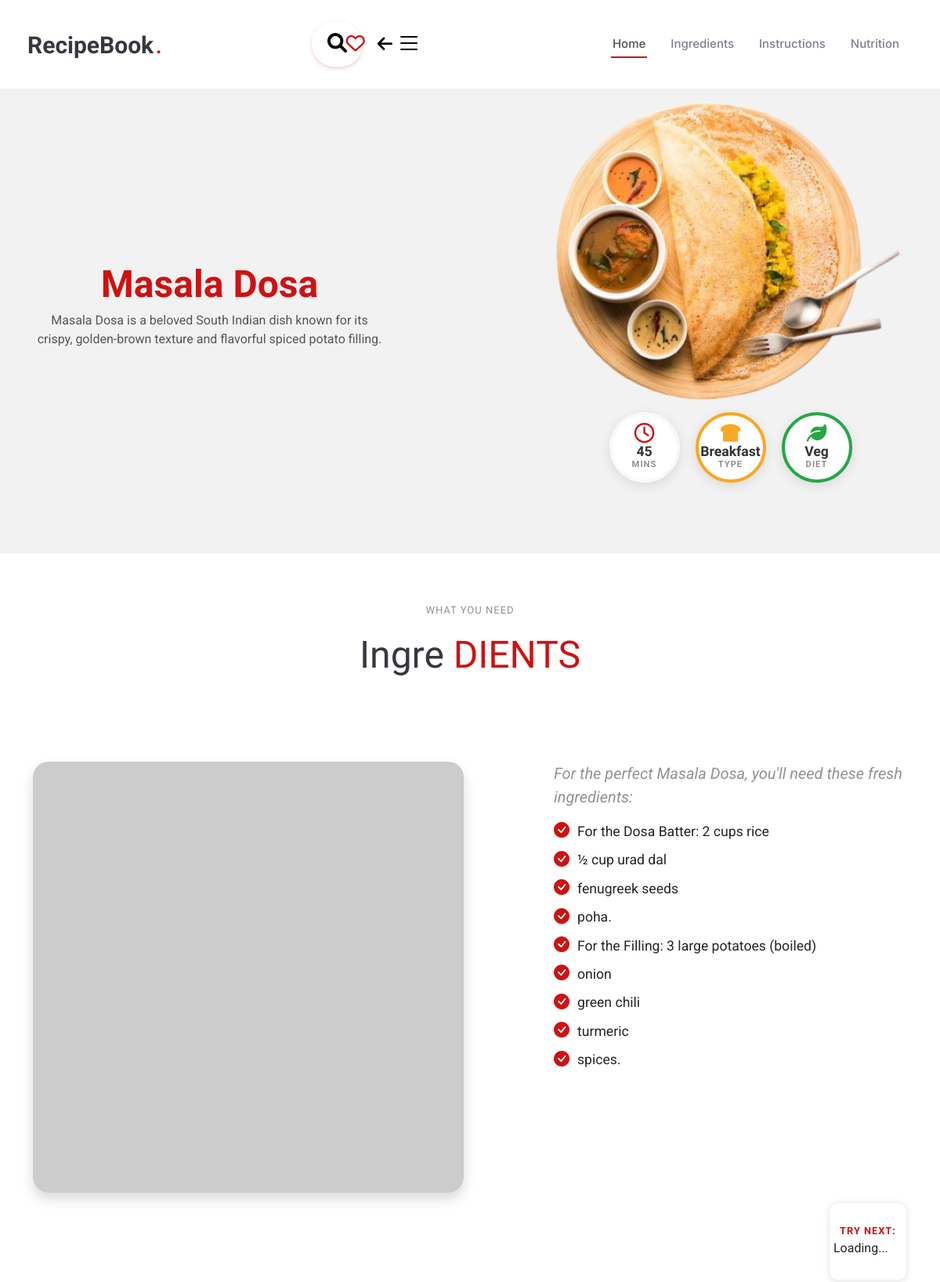
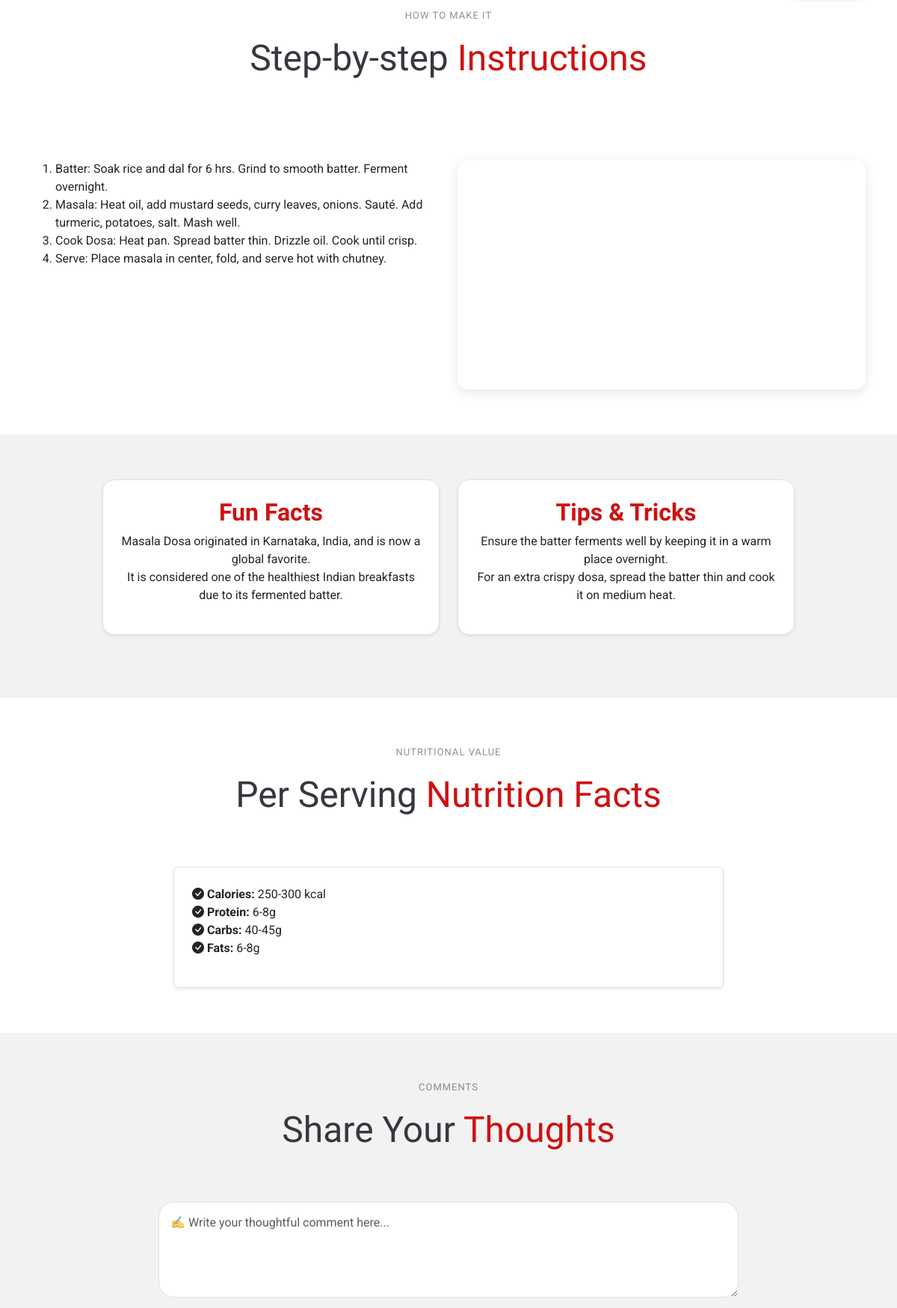
Screenshot of /recipe/masala-dosa (upper part) with the database file from the repository (2 pictures, top to bottom).
### tables this page shows
CREATE TABLE recipes (
        id INTEGER PRIMARY KEY AUTOINCREMENT,
        slug TEXT NOT NULL UNIQUE,
        title TEXT NOT NULL,
        description TEXT,
        image_url TEXT,
        video_url TEXT,
        prep_time TEXT,
        meal_type TEXT,
        category TEXT, 
        created_at DATETIME DEFAULT CURRENT_TIMESTAMP
    );

CREATE TABLE ingredients (
        id INTEGER PRIMARY KEY AUTOINCREMENT,
        recipe_id INTEGER,
        item_text TEXT,
        FOREIGN KEY(recipe_id) REFERENCES recipes(id) ON DELETE CASCADE
    );

CREATE TABLE instructions (
        id INTEGER PRIMARY KEY AUTOINCREMENT,
        recipe_id INTEGER,
        step_text TEXT,
        step_order INTEGER,
        FOREIGN KEY(recipe_id) REFERENCES recipes(id) ON DELETE CASCADE
    );

CREATE TABLE extra_info (
        id INTEGER PRIMARY KEY AUTOINCREMENT,
        recipe_id INTEGER,
        info_type TEXT, -- 'fun' or 'tip'
        content TEXT,
        FOREIGN KEY(recipe_id) REFERENCES recipes(id) ON DELETE CASCADE
    );

CREATE TABLE nutrition (
        id INTEGER PRIMARY KEY AUTOINCREMENT,
        recipe_id INTEGER,
        name TEXT,
        value_text TEXT,
        value_int INTEGER, 
        FOREIGN KEY(recipe_id) REFERENCES recipes(id) ON DELETE CASCADE
    );

### app.py (the view, shortened to what this page needs)
@app.route('/recipe/<slug>', methods=['GET', 'POST'])
def show_page(slug):
    if slug in ['ingredients', 'category', 'filtered_recipes', 'liked', 'admin', 'editor', 'about']:
        if slug == 'admin': return redirect(url_for('admin_dashboard'))
        if slug == 'editor': return redirect(url_for('editor_dashboard'))
        if slug == 'liked': return redirect(url_for('liked_recipes'))
        return render_template(f'{slug}.html')
    conn = get_db()
    cur = conn.cursor()
    cur.execute("SELECT * FROM recipes WHERE slug = ?", (slug,))
    recipe = cur.fetchone()
    if not recipe:
        conn.close()
        abort(404)
    details = get_recipe_full_data(recipe['id'])
    cur.execute("SELECT * FROM comments WHERE recipe_id = ? ORDER BY timestamp DESC", (recipe['id'],))
    comments = cur.fetchall()
    conn.close()
    recipe_data = dict(recipe)
    original_image = recipe['image_url']
    target_title = recipe['title'].lower().strip()
    image_dir = os.path.join(STATIC_DIR, 'images')
    found_image = None
    if os.path.exists(image_dir):
        for filename in os.listdir(image_dir):
            if filename.lower().endswith(('.jpg', '.jpeg', '.png', '.webp')):
                file_base = os.path.splitext(filename)[0].lower().strip()
                if file_base == target_title:
                    found_image = filename
                    break
    if found_image:
        recipe_data['image_url'] = url_for('static', filename=f'images/{found_image}')
    else:
        recipe_data['image_url'] = original_image
    return render_template('recipe_detail.html', recipe=recipe_data, original_image=original_image, ingredients=details['ingredients'], instructions=details['instructions'], nutrition=details['nutrition'], fun_facts=details['fun_facts'], tips=details['tips'], comments=comments, user=session.get('username'), is_admin=session.get('is_admin'))

### templates/recipe_detail.html (shortened to what this page needs)
<!DOCTYPE html>
<html lang="en">
<head>
  <link rel="stylesheet" href="https://cdnjs.cloudflare.com/ajax/libs/font-awesome/6.0.0/css/all.min.css">
  <link href="/static/assets/vendor/bootstrap/css/bootstrap.min.css" rel="stylesheet">
  <link href="/static/assets/vendor/bootstrap-icons/bootstrap-icons.css" rel="stylesheet">
  <link href="/static/assets/vendor/aos/aos.css" rel="stylesheet">
  <link href="/static/assets/vendor/glightbox/css/glightbox.min.css" rel="stylesheet">
  <link href="/static/assets/vendor/swiper/swiper-bundle.min.css" rel="stylesheet">
  <link href="/static/assets/css/main.css" rel="stylesheet">
  <link href="/static/styles.css" rel="stylesheet">
  <link href="/static/recipe.css" rel="stylesheet">
</head>
<body class="index-page">
  <header id="header" class="header d-flex align-items-center sticky-top">
    <div class="container">
      <div class="brand-group">
          <a href="{{ url_for('main') }}" class="logo">
            <h1 class="sitename">RecipeBook</h1>
            <span>.</span>
          </a>
      </div>
      <nav id="navmenu" class="navmenu ms-auto d-none d-xl-block">
        <ul>
          <li><a href="{{ url_for('main') }}" class="active">Home</a></li>
          <li><a href="#about">Ingredients</a></li>
          <li><a href="#menu">Instructions</a></li>
          <li><a href="#nut">Nutrition</a></li>
        </ul>
      </nav>
      <div class="header-right-group">
          <form id="searchForm">
              <button type="submit" id="searchBtn"><i class="fa-solid fa-magnifying-glass"></i></button>
          </form>
          <button id="like-button" onclick="likeRecipe()"><i class="far fa-heart"></i></button>
          <a href="{{ url_for('main') }}" class="icon-trigger d-none d-xl-flex"><i class="fa-solid fa-arrow-left"></i></a>
          <i id="customMobileToggle" class="custom-toggle-btn bi bi-list"></i>
      </div>
    </div>
  </header>
  <main class="main">
    <section id="hero" class="hero section light-background">
      <div class="container" style="position: relative;">
        <div class="row gy-4 justify-content-center justify-content-lg-between align-items-center">
          <div class="col-lg-5 col-text d-flex flex-column justify-content-center">
            <h1 id="head" data-aos="fade-up">{{ recipe.title }}</h1>
            <p id="description" data-aos="fade-up" data-aos-delay="100">{{ recipe.description }}</p>
          </div>
          <div class="col-lg-5 col-image hero-img" data-aos="zoom-out">
            <img src="{{ recipe.image_url }}" class="img-fluid rounded-4" alt="{{ recipe.title }}" onerror="this.onerror=null; this.src='https://placehold.co/600x400?text=No+Image';">
            <div class="rings-wrapper mobile-rings" data-aos="fade-up">
                <div class="info-ring">
                    <i class="fa-regular fa-clock"></i>
                    <strong>{{ recipe.prep_time }}</strong>
                    <small>MINS</small>
                </div>
                <div class="info-ring highlight {{ recipe.meal_type|lower }}">
                    {% if recipe.meal_type == 'Breakfast' %}
                        <i class="fas fa-bread-slice"></i>
                    {% elif recipe.meal_type == 'Brunch' %}
                        <i class="fas fa-bacon"></i>
                    {% elif recipe.meal_type == 'Lunch' %}
                        <i class="fas fa-hamburger"></i>
                    {% elif recipe.meal_type == 'Dinner' %}
                        <i class="fas fa-utensils"></i>
                    {% elif recipe.meal_type == 'Dessert' %}
                        <i class="fas fa-ice-cream"></i>
                    {% elif recipe.meal_type == 'Drinks' %}
                        <i class="fas fa-cocktail"></i>
                    {% else %}
                        <i class="fas fa-utensils"></i>
                    {% endif %}
                    <strong id="mealLabelMobile">{{ recipe.meal_type }}</strong>
                    <small>Type</small>
                </div>
                {% if 'non' in recipe.category|lower %}
                <div class="info-ring highlight">
                    <i class="fas fa-drumstick-bite"></i>
                    <strong>Non-Veg</strong>
                    <small>Diet</small>
                </div>
                {% else %}
                <div class="info-ring veg">
                    <i class="fas fa-leaf"></i>
                    <strong>Veg</strong>
                    <small>Diet</small>
                </div>
                {% endif %}
            </div>
          </div>
        </div>
      </div>
    </section>
    <section id="about" class="about section" style="padding-bottom: 5px;">
      <div class="container" data-aos="fade-up">
        <div class="section-title" style="text-align: center; margin-bottom: 40px;">
            <h2 style="margin-bottom:0;">what you need</h2>
            <p><span>Ingre</span> <span class="description-title">DIENTS</span></p>
        </div>
        <div class="row gy-4">
          <div class="col-lg-7">
            <div class="video-container">
               <img id="image-ing" src="{{ original_image }}" class="img-fluid shadow" alt="Ingredients" onerror="this.onerror=null; this.src='https://placehold.co/600x400?text=Ingredients';">
            </div>
          </div>
          <div class="col-lg-5">
            <div class="content ps-0 ps-lg-5">
              <p class="fst-italic fs-5">For the perfect {{ recipe.title }}, you'll need these fresh ingredients:</p>
              <ul id="ingredients" class="list-group list-group-flush" style="font-size: 1.1rem; list-style: none;">
                {% for ing in ingredients %}
                    <li><i class="bi bi-check-circle-fill" style="color:#ce1212;"></i> {{ ing }}</li>
                {% else %}
                    <li>No specific ingredients listed.</li>
                {% endfor %}
              </ul>
            </div>
          </div>
        </div>
        <div class="rec-footer-container">
            <div id="inline-recommendation-box">
                <h6>Try Next:</h6>
                <div id="rec-content" style="width:100%;">Loading...</div>
            </div>
        </div>
      </div>
    </section>
    <section id="menu" class="menu section" style="padding-top: 5px;">
      <div class="container">
        <div class="section-title" style="text-align: center; margin-bottom: 40px;">
            <h2 style="margin-bottom:0;">How to make it</h2>
            <p><span>Step-by-step</span> <span class="description-title">Instructions</span></p>
        </div>
        <div class="row gy-4">
          <div class="col-lg-6">
            <div class="content ps-0 ps-lg-5">
              <ol class="instruction-list" id="instructions">
                {% for step in instructions %}
                    <li>{{ step }}</li>
                {% endfor %}
              </ol>
            </div>
          </div>
          <div class="col-lg-6">
            <div class="video-responsive">
              {% if recipe.video_url %}
                  {% if 'watch?v=' in recipe.video_url %}
                    <iframe src="{{ recipe.video_url.replace('watch?v=', 'embed/') }}" id="video" frameborder="0" allowfullscreen></iframe>
                  {% else %}
                    <iframe src="{{ recipe.video_url }}" id="video" frameborder="0" allowfullscreen></iframe>
                  {% endif %}
              {% else %}
                  <div class="d-flex align-items-center justify-content-center h-100 bg-light text-muted">
                      No Video Available
                  </div>
              {% endif %}
            </div>
          </div>
        </div>
      </div>
    </section>
    {% if fun_facts or tips %}
    <section id="extras" class="section light-background">
      <div class="container">
        <div class="row gy-4 justify-content-center">
          {% if fun_facts %}
          <div class="col-md-5 mb-4">
            <div class="p-4 rounded-4 bg-white h-100 shadow-sm border text-center">
              <h3 style="font-family:'Amatic SC'; font-weight:bold; font-size:2rem; color:#ce1212;">Fun Facts</h3>
              <ul id="fun" class="list-unstyled">
                  {% for fact in fun_facts %}
                    <li>{{ fact }}</li>
                  {% endfor %}
              </ul>
            </div>
          </div>
          {% endif %}
          {% if tips %}
          <div class="col-md-5 mb-4">
            <div class="p-4 rounded-4 bg-white h-100 shadow-sm border text-center">
              <h3 style="font-family:'Amatic SC'; font-weight:bold; font-size:2rem; color:#ce1212;">Tips & Tricks</h3>
              <ul id="tips" class="list-unstyled">
                  {% for tip in tips %}
                    <li>{{ tip }}</li>
                  {% endfor %}
              </ul>
            </div>
          </div>
          {% endif %}
        </div>
      </div>
    </section>
    {% endif %}
    <section id="nut" class="nutrition-section section">
      <div class="container section-title" data-aos="fade-up"><h2>Nutritional Value</h2><p><span>Per Serving</span> <span class="description-title">Nutrition Facts</span></p></div>
      <div class="container">
        <div class="row justify-content-center">
          <div class="col-lg-8" data-aos="fade-up">
            <div class="nutrition-facts p-4 rounded bg-white shadow-sm border">
              <ul class="nutrition-list list-unstyled" id="nutrition">
                {% for name, value in nutrition.items() %}
                    <li><i class="bi bi-check-circle-fill"></i> <strong>{{ name }}:</strong> {{ value }}</li>
                {% else %}
                    <li>Nutrition data not available.</li>
                {% endfor %}
              </ul>
            </div>
          </div>
        </div>
      </div>
    </section>
    <section class="section light-background" id="comments-section">
      <div class="container section-title" data-aos="fade-up"><h2>Comments</h2><p>Share Your <span class="description-title">Thoughts</span></p></div>
      <div class="container" style="max-width: 800px;">
        <form method="POST" class="mb-5">
            <div class="mb-3"><textarea name="comment" class="form-control" rows="4" placeholder="✍️ Write your thoughtful comment here..." required style="border-radius: 20px; padding: 15px;"></textarea></div>
        </form>
      </div>
    </section>
  </main>
</body>
</html>

### rows the page displays
recipes: title "Masala Dosa", description "Masala Dosa is a beloved South Indian dish known for its crispy, golden-brown texture and flavorful spiced potato filling.", prep_time "45", meal_type "Breakfast"
ingredients: item_text "For the Dosa Batter: 2 cups rice"
ingredients: item_text "½ cup urad dal"
ingredients: item_text "fenugreek seeds"
ingredients: item_text "poha."
ingredients: item_text "For the Filling: 3 large potatoes (boiled)"
ingredients: item_text "onion"
ingredients: item_text "green chili"
ingredients: item_text "turmeric"
ingredients: item_text "spices."
instructions: step_text "Batter: Soak rice and dal for 6 hrs. Grind to smooth batter. Ferment overnight."
instructions: step_text "Masala: Heat oil, add mustard seeds, curry leaves, onions. Sauté. Add turmeric, potatoes, salt. Mash well."
instructions: step_text "Cook Dosa: Heat pan. Spread batter thin. Drizzle oil. Cook until crisp."
instructions: step_text "Serve: Place masala in center, fold, and serve hot with chutney."
extra_info: content "Masala Dosa originated in Karnataka, India, and is now a global favorite."
extra_info: content "It is considered one of the healthiest Indian breakfasts due to its fermented batter."
extra_info: content "Ensure the batter ferments well by keeping it in a warm place overnight."
extra_info: content "For an extra crispy dosa, spread the batter thin and cook it on medium heat."
nutrition: name "Calories", value_text "250-300 kcal"
nutrition: name "Protein", value_text "6-8g"
nutrition: name "Carbs", value_text "40-45g"
nutrition: name "Fats", value_text "6-8g"
